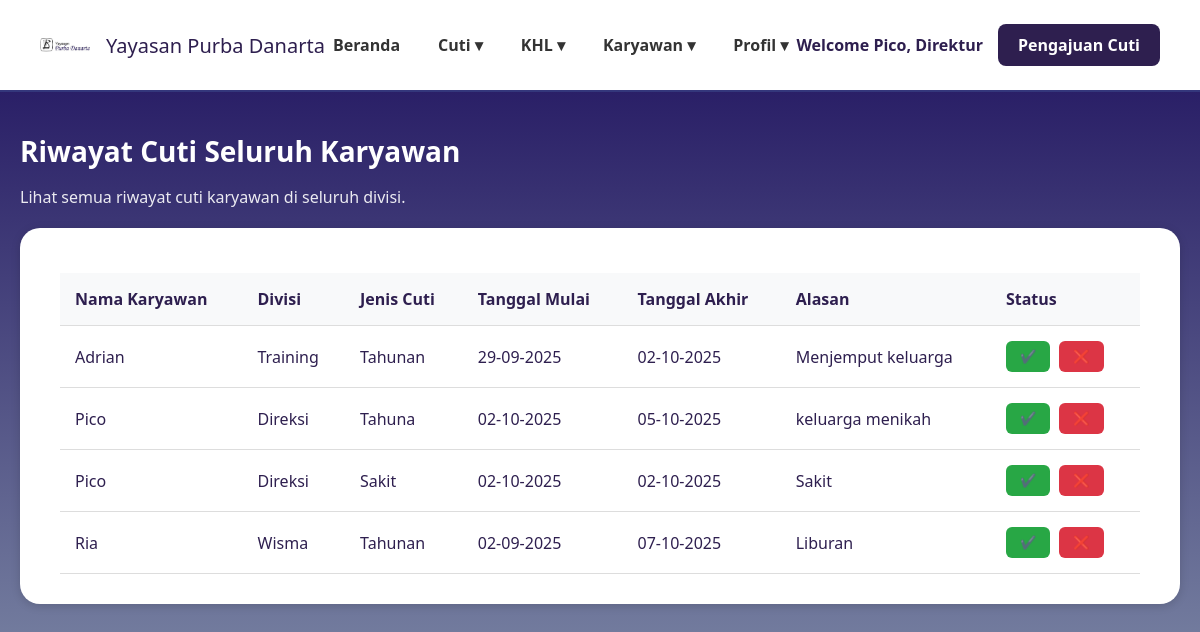
/persetujuan_cuti_karyawan.php, run on an earlier commit of the app's database.
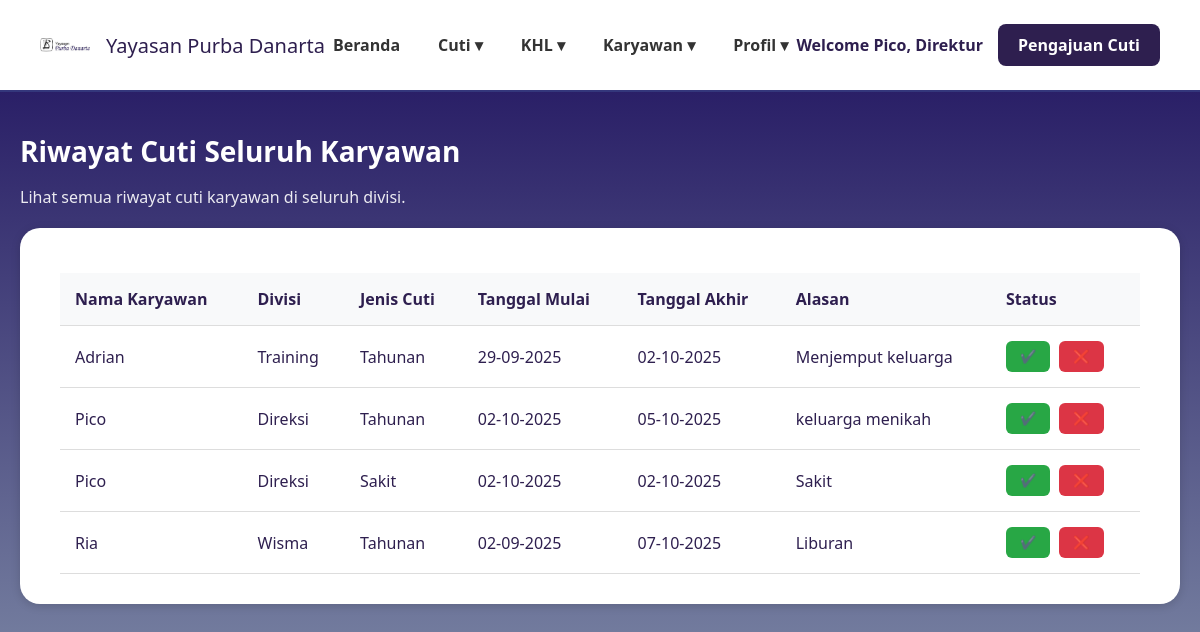
And on a later commit of the database.
### tables this page shows
CREATE TABLE `pengajuan_cuti` (
  `id` int(11) NOT NULL,
  `kode_karyawan` varchar(11) NOT NULL,
  `nama_karyawan` varchar(100) NOT NULL,
  `divisi` varchar(100) NOT NULL,
  `jenis_cuti` varchar(50) NOT NULL,
  `tanggal_mulai` date NOT NULL,
  `tanggal_akhir` date NOT NULL,
  `alasan` text DEFAULT NULL,
  `status` enum('Menunggu Persetujuan','Diterima','Ditolak') NOT NULL DEFAULT 'Menunggu Persetujuan',
  `waktu_persetujuan` datetime DEFAULT NULL,
  `created_at` timestamp NOT NULL DEFAULT current_timestamp()
);

### persetujuan_cuti_karyawan.php (the view, shortened to what this page needs)
<?php
require 'config.php';
$query_riwayat_cuti = "SELECT * FROM pengajuan_cuti ORDER BY created_at DESC";
$result_riwayat_cuti = $conn->query($query_riwayat_cuti);
?>
<!DOCTYPE html>
<html lang="id">
<head>
</head>
<body>
    <header>
      <div class="logo">
        <img src="image/namayayasan.png" alt="Logo Yayasan">
        <span>Yayasan Purba Danarta</span>
      </div>
      <nav>
        <ul>
          <li><a href="dashboard_direktur.php">Beranda</a></li>
          <li><a href="#">Cuti ▾</a>
          </li>
          <li><a href="#">KHL ▾</a>
          </li>
          <li><a href="#">Karyawan ▾</a>
          </li>
          <li><a href="#">Profil ▾</a></li>
        </ul>
      </nav>
      <div class="user-section">
        <span class="welcome-text">Welcome Pico, Direktur</span>
        <a href="pengajuan_cuti.php" class="btn-pengajuan">Pengajuan Cuti</a>
      </div>
    </header>
    <main>
        <h1>Riwayat Cuti Seluruh Karyawan</h1>
        <p style="color:#fff; margin-bottom: 20px; opacity: 0.9;">Lihat semua riwayat cuti karyawan di seluruh divisi.</p>
        <div class="card">
            <table class="data-table">
                <thead>
                    <tr>
                        <th>Nama Karyawan</th>
                        <th>Divisi</th>
                        <th>Jenis Cuti</th>
                        <th>Tanggal Mulai</th>
                        <th>Tanggal Akhir</th>
                        <th>Alasan</th>
                        <th>Status</th>
                    </tr>
                </thead>
                <tbody>
                    <?php if ($result_riwayat_cuti->num_rows > 0): ?>
                        <?php while($row = $result_riwayat_cuti->fetch_assoc()): ?>
                            <tr>
                                <td><?= htmlspecialchars($row['nama_karyawan']) ?></td>
                                <td><?= htmlspecialchars($row['divisi']) ?></td>
                                <td><?= htmlspecialchars($row['jenis_cuti']) ?></td>
                                <td><?= date('d-m-Y', strtotime($row['tanggal_mulai'])) ?></td>
                                <td><?= date('d-m-Y', strtotime($row['tanggal_akhir'])) ?></td>
                                <td><?= htmlspecialchars($row['alasan']) ?></td>
                                <td>
                                    <button class="btn btn-approve">✔️</button>
                                    <button class="btn btn-reject">❌</button>
                                </td>
                            </tr>
                        <?php endwhile; ?>
                    <?php endif; ?>
                </tbody>
            </table>
        </div>
    </main>
</body>
</html>

What changed in the data, as far as the page shows it:
changed pengajuan_cuti "keluarga menikah": jenis_cuti "Tahuna" → "Tahunan"
